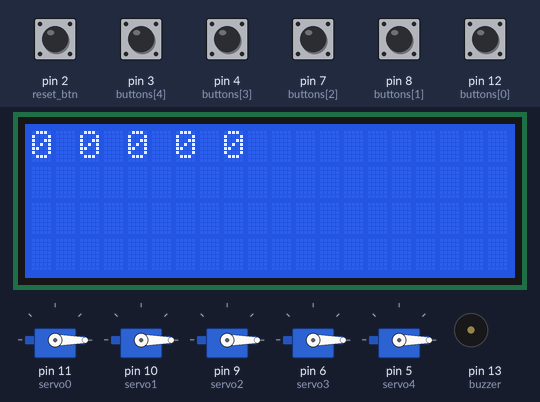
This sketch was run on a simulated Arduino Uno, built with avr-gcc and run on an emulated ATmega328P. Shown: 5 × servo, 20×4 character LCD, buzzer (waves = sounding, pin HIGH). The test bench sets the inputs (shaded band); at power-on: pin 2 (reset_btn), pin 3 (buttons[4]), pin 4 (buttons[3]), pin 7 (buttons[2]), pin 8 (buttons[1]), pin 12 (buttons[0]) HIGH. What the sketch prints to the serial monitor is not drawn.

Above: at 1.2 s.
1.3 s: pin 3 (buttons[4]) pulled LOW for 0.15 s
At 2.3 s:
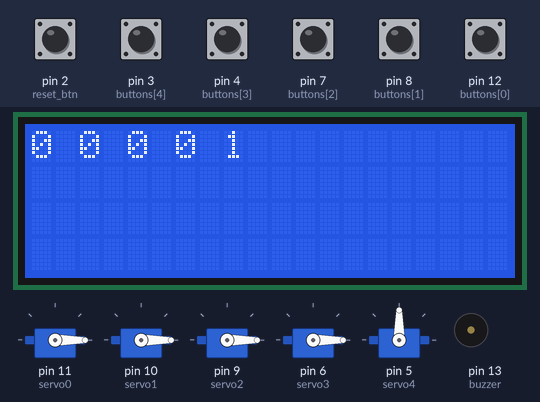
4.4 s: pin 4 (buttons[3]) pulled LOW for 0.15 s
At 5.8 s:
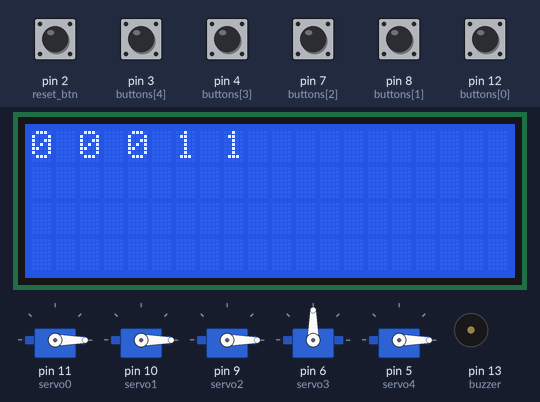
7.5 s: pin 7 (buttons[2]) pulled LOW for 0.15 s
At 8.2 s:
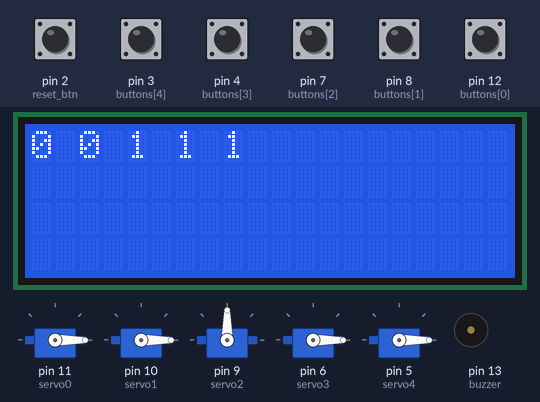
10.6 s: pin 8 (buttons[1]) pulled LOW for 0.15 s
At 11.7 s:
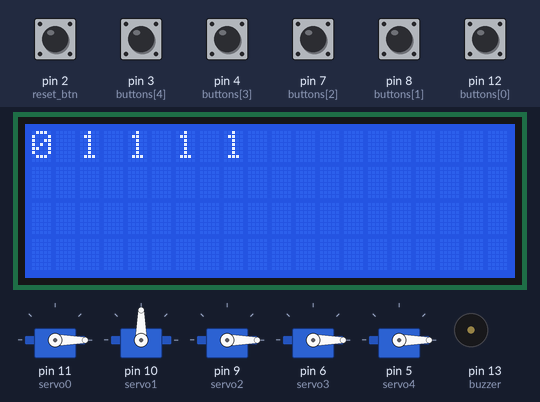
13.7 s: pin 12 (buttons[0]) pulled LOW for 0.15 s
At 15.3 s:
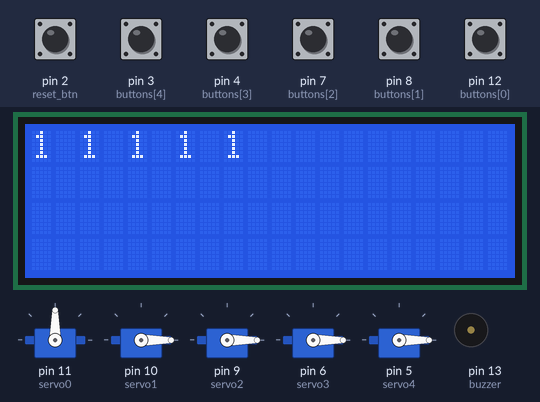
16.8 s: pin 3 (buttons[4]) pulled LOW for 1 s
At 18.9 s:
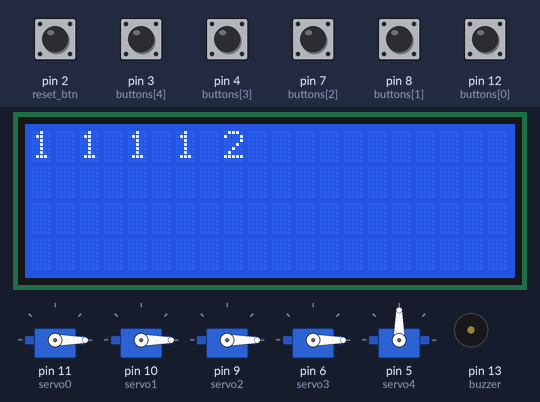
Timing chart, 0 to 21.8 s (numbered marks = the images above; inputs shaded):
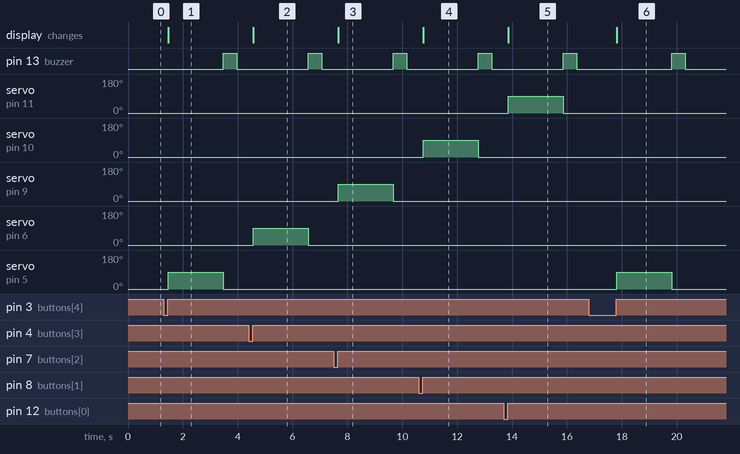

The sketch:

a.ino
```cpp
#include <Servo.h>
Servo servo0, servo1, servo2, servo3, servo4; // Servo, servo0~4 객체 설정

#include <LiquidCrystal_I2C.h>
LiquidCrystal_I2C lcd(0x27, 20, 4); // LiquidCrystal_I2C, lcd 객체 설정

#define NUM 5

int reset_btn = 2, buzzer = 13; // reset, buzzer 연결 핀 설정

int buttons[NUM] = {12, 8, 7, 4, 3}; // button 연결 핀 배열 설정
int counts[NUM]  = {0, 0, 0, 0, 0}; // count 횟수 배열 설정

void lcd_screen()
{
  lcd.clear(); // lcd 초기화
  lcd.setCursor(0, 0); // lcd 커서 0행 0열 설정
  for (int i = 0; i < NUM; i++)
  {
    lcd.print(counts[i]); // lcd에 count 출력
    lcd.print(" ");

    Serial.print(counts[i]); // Serial 모니터에 count 출력
    Serial.print("  ");
  }
  Serial.println("");
}

void buzzer_write(int i, int ms)
{
  digitalWrite(i, HIGH);
  delay(ms);
  digitalWrite(i, LOW);
}

void servo_write(int i, int ms)
{
  if (i == 0)
  {
    servo0.write(90);
    delay(ms);
    servo0.write(0);
  }
  else if (i == 1)
  {
    servo1.write(90);
    delay(ms);
    servo1.write(0);
  }
  else if (i == 2)
  {
    servo2.write(90);
    delay(ms);
    servo2.write(0);
  }
  else if (i == 3)
  {
    servo3.write(90);
    delay(ms);
    servo3.write(0);
  }
  else if (i == 4)
  {
    servo4.write(90);
    delay(ms);
    servo4.write(0);
  }
}
////////////////////////////////////////////////////////////

void setup()
{
  pinMode(reset_btn, INPUT_PULLUP); // reset 핀 input_pullup 설정
  for (int i = 0; i < NUM; i++)
    pinMode(buttons[i], INPUT_PULLUP); // button[i] 핀 input_pullup 설정

  pinMode(buzzer, OUTPUT); // buzzer 핀 출력 설정
  servo0.attach(11); // servo0~5 핀 설정, 0 초기 출력
  servo0.write(0);
  servo1.attach(10);
  servo1.write(0);
  servo2.attach(9);
  servo2.write(0);
  servo3.attach(6);
  servo3.write(0);
  servo4.attach(5);
  servo4.write(0);

  Serial.begin(9600); // serial init

  lcd.init(); // lcd 시작
  lcd.backlight(); // lcd 백라이트 설정
  lcd_screen(); // lcd 초기 출력
}

void loop()
{
  if (digitalRead(reset_btn) == LOW) // reset에 연결된 버튼이 눌렸을 경우
  {
    while (digitalRead(reset_btn) == LOW); // 버튼이 눌려있는 상태 동안 유지

    for (int i = 0; i < NUM; i++) // count 배열 0 초기화
      counts[i] = 0;

    buzzer_write(buzzer, 500); // 부저 음 500ms 출력
  }

  for (int i = 0; i < NUM; i++)
  {
    if (digitalRead(buttons[i]) == LOW) // button[i]에 연결된 버튼이 눌렸을 경우
    {
      while (digitalRead(buttons[i]) == LOW); // 버튼이 눌려있는 상태 동안 유지

      counts[i]++; // count 배열에 i번째 값 1 증가
      lcd_screen(); // lcd 출력

      servo_write(i, 2000); // 서보모터 90 회전 상태 2000ms , 원래 각도로
      buzzer_write(buzzer, 500); // 부저 음 500ms 출력
    }
  }
  delay(1); // 1ms 지연
}
```

Measured:
- after the input at 1.3 s, pin 13 (buzzer): LOW → HIGH after 2.2 s, → LOW 0.50 s later; servo on pin 5 (servo4): 0° → 90° after 0.16 s, → 0° 2.0 s later; the display: changes after 0.16 s (image 1)
- after the input at 4.4 s, pin 13 (buzzer): LOW → HIGH after 2.2 s, → LOW 0.50 s later; servo on pin 6 (servo3): 0° → 90° after 0.16 s, → 0° 2.0 s later; the display: changes after 0.16 s (image 2)
- after the input at 7.5 s, pin 13 (buzzer): LOW → HIGH after 2.2 s, → LOW 0.50 s later; servo on pin 9 (servo2): 0° → 90° after 0.16 s, → 0° 2.0 s later; the display: changes after 0.16 s (image 3)
- after the input at 10.6 s, pin 13 (buzzer): LOW → HIGH after 2.2 s, → LOW 0.50 s later; servo on pin 10 (servo1): 0° → 90° after 0.16 s, → 0° 2.0 s later; the display: changes after 0.16 s (image 4)
- after the input at 13.7 s, pin 13 (buzzer): LOW → HIGH after 2.2 s, → LOW 0.50 s later; servo on pin 11 (servo0): 0° → 90° after 0.16 s, → 0° 2.0 s later; the display: changes after 0.16 s (image 5)
- after the input at 16.8 s, pin 13 (buzzer): LOW → HIGH after 3.0 s, → LOW 0.50 s later; servo on pin 5 (servo4): 0° → 90° after 1.0 s, → 0° 2.0 s later; the display: changes after 1.0 s (image 6)
